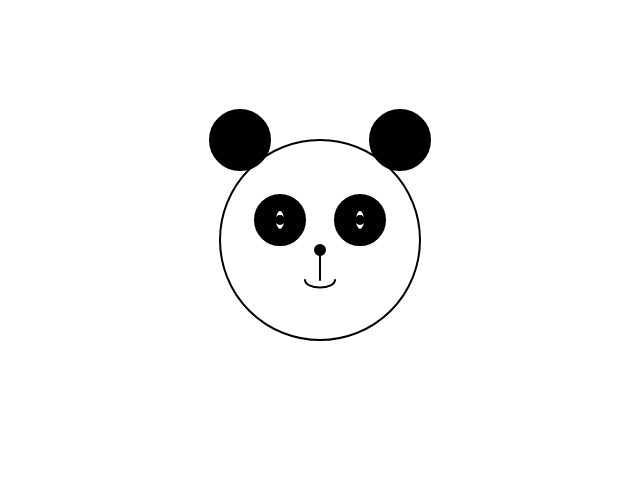
Frame 1 (no input)
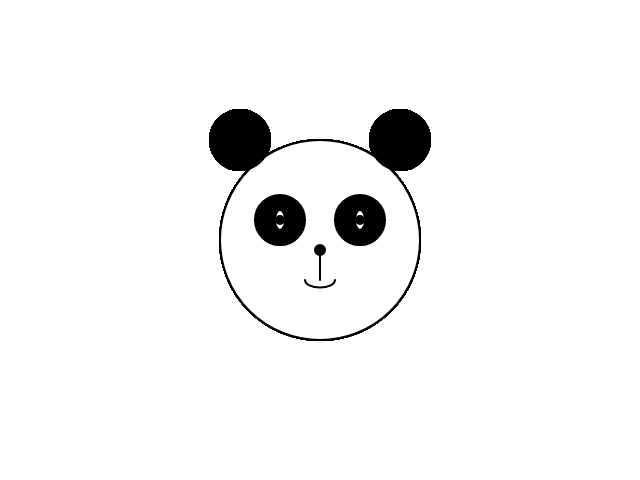
Frame 60 (no input)
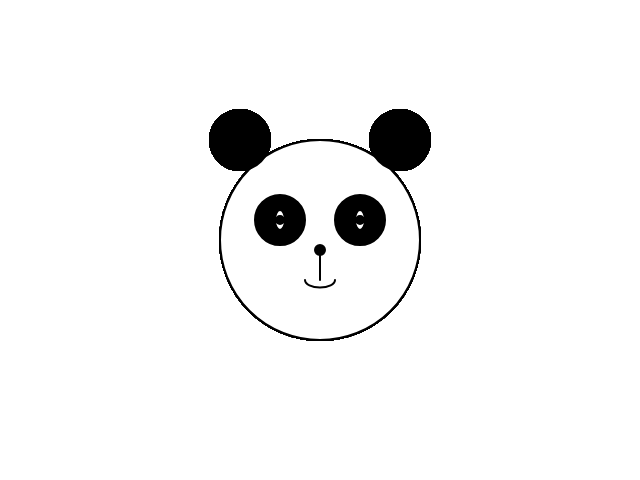
Frame 120 (the mouse pressed at the canvas centre since frame 60)

The p5.js sketch that drew these frames (run headless with seeded random() and noise() and a simulated clock; from frame 60 on, the mouse is pressed at the canvas centre):

// p5.js sketch
// ── sketch.js
// 函数setup() : 准备阶段
function setup() {
  // 创建画布，宽度640像素，高度480像素
  // 画布的坐标系统为，左上角坐标为（0，0），
  // x方向水平向右，y方向垂直向下，单位像素
  createCanvas(640,480);
  }
  
  // 函数draw()：作画阶段
  function draw() {
  fill(255);// 填充白色
  // 1 画脸
  strokeWeight(2);
  ellipse(320,240,200,200);// 圆圈
  // 2 左眼
  fill(0);
  ellipse(280,220,50,50);// 另一个圆圈
  // 3 右眼
  ellipse(360,220,50,50);
  // 4 嘴巴
  //ellipse(320,300,80,40);
  fill(255);// 填充黑色
  // 5 左眼珠
  ellipse(280,220,10,20);
  // 6 右眼珠
  ellipse(360,220,10,20);
  fill(0);
  ellipse(280,220,8,8);
  ellipse(360,220,8,8);
  //鼻子
  ellipse(320,250,10,10);
  line(320,250,320,280);
  noFill();
  arc(320,280,30,15,TWO_PI, PI);
//耳朵
  fill(0);
  ellipse(240,140,60,60);
  ellipse(400,140,60,60);
  }
